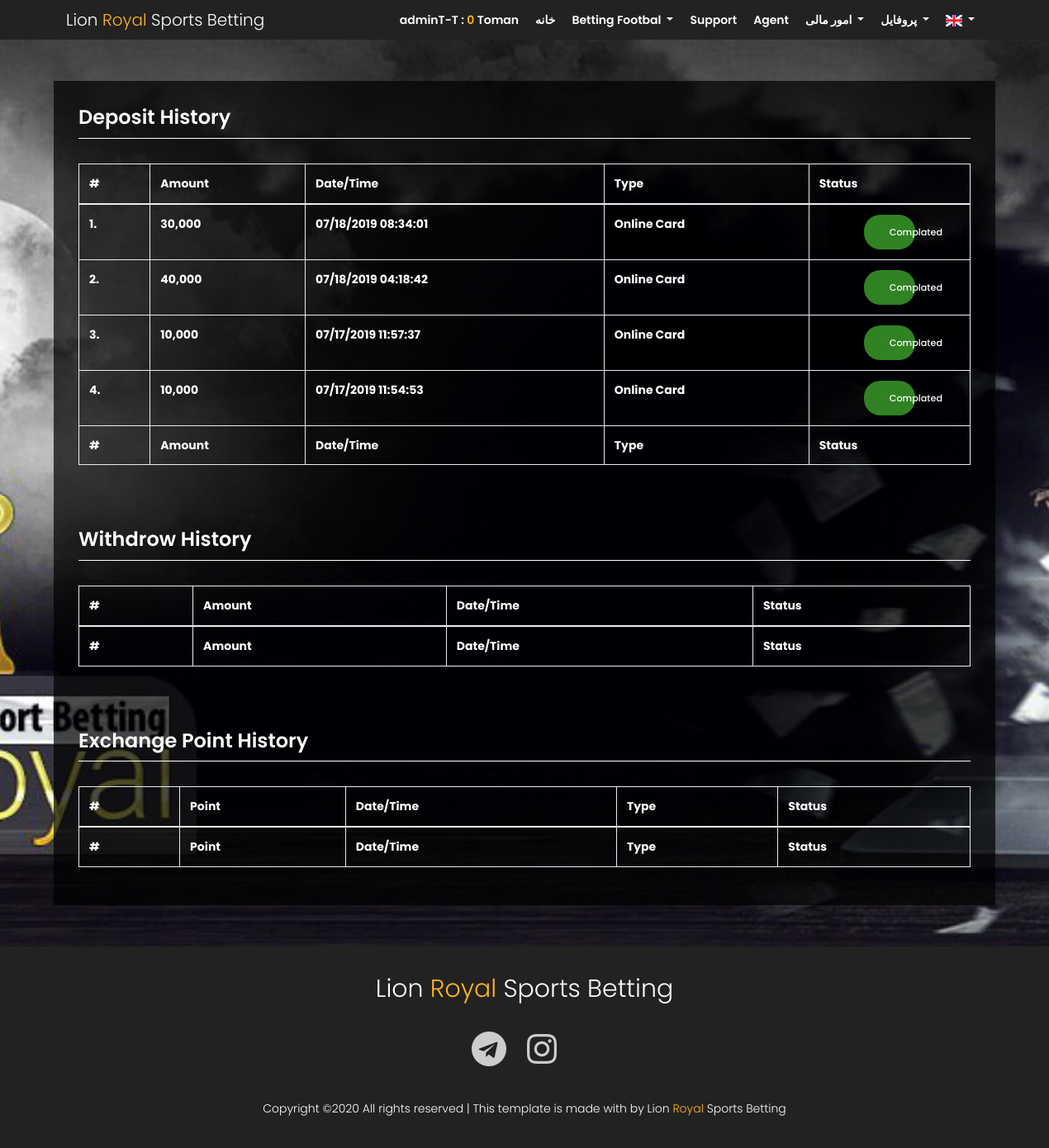
/site/transaction.php (signed in), run on the app's committed database.
### tables this page shows
CREATE TABLE `deposit_history` (
  `id` int(11) NOT NULL,
  `player` varchar(30) NOT NULL,
  `amount` varchar(20) NOT NULL,
  `deposit_type` varchar(20) NOT NULL,
  `date` date NOT NULL,
  `time` time NOT NULL,
  `tran_id` varchar(100) DEFAULT NULL,
  `currency` varchar(50) DEFAULT NULL,
  `status` varchar(1) NOT NULL
);

### site/_inc/db_class.php (called while the page is built, shortened)
<?php
class SimpleDBClass
{
  public $isConn;
  public function __construct( $db_conn = array('host' => 'localhost', 'user' => 'root','pass' => '','database' => 'test', ) )
  {
    $host = isset($db_conn['host']) ? $db_conn['host'] : 'localhost' ;
    $user = isset($db_conn['user']) ? $db_conn['user'] : 'root' ;
    $pass = isset($db_conn['pass']) ? $db_conn['pass'] : '' ;
    $database = isset($db_conn['database']) ? $db_conn['database'] : die('no database set') ;
    $connection = mysqli_connect($host, $user, $pass,$database);
    if($connection)
    {
      $this->isConn = $connection;
    }
  }
  function Select($SQLStatement)
  {
    $con =  $this->isConn;
    if ($con)
    {
      $q = $con->query($SQLStatement);
      $row = $q->num_rows;
      if($row <1)
      {
        $result = $row;
      }
      else if($row == 1)
      {
        $result = array($q->fetch_assoc());
      }
      else if( $row >1)
      {
        $d1 = array( $q->fetch_assoc());
        $d2= array();
        while ($row = $q->fetch_assoc())
        {
          $d2[] = $row;
        }
        $result = array_merge($d1 , $d2);
      }
      return $result;
      }
  }
}
?>

### site/function/app_top.php (called while the page is built, shortened)
<?php
    include_once('_inc/config.php');
    if(!isset($_SESSION['Player']) && !isset($_SESSION['Player_PW'])){
        header("Location:".SiteRootDir."main.php");
    }else{
        $configDT = $db->select("SELECT * FROM setting WHERE sid ='1' ORDER BY sid DESC");
    }
?>

### site/transaction.php (the view, shortened to what this page needs)
<?php
    include_once("function/app_top.php");
    $RecDataDeposit = $db->select("SELECT * FROM deposit_history WHERE player = '".$_SESSION['Player']."' ORDER BY id DESC");
?>
<!DOCTYPE html>
	<html lang="en" class="no-js">
    <?php include_once("header.php");?>
		<body>
			<section class="generic-banner relative">
                <?php include_once("topmenu.php");?>
			</section>
		<div class="main-wrapper ">
			<section class="feature-area section-gap " id="transation">
				<div class="container card-content">
					<div class="row">
                        <div class="col-12">
                            <h3 class="text-heading">Deposit History</h3>
                        </div>
						<div class="col-12 mb-60">
                        <table id="deposit" class="table table-striped table-bordered display responsive nowrap" style="width: 100%;">
                            <thead>
								<tr>
									<th>#</th>
                                    <th>Amount</th>
                                    <th>Date/Time</th>
                                    <th>Type</th>
                                    <th>Status</th>
                                </tr>
                            </thead>
                            <tbody>
                            <?php
                                foreach ($RecDataDeposit as $key => $value) {
                                ?>
                                <tr>
									<th><?php echo $key+1;?>.</th>
                                    <th><?php if($value['deposit_type'] == "E-Voucher"){echo number_format($value['amount'] * $configDT[0]['currency']);}else{echo number_format($value['amount']);}?></th>
                                    <th><?php echo date("m/d/Y", strtotime($value['date']));?> <?php echo $value['time'];?></th>
                                    <th><?php echo $value['deposit_type'];?></th>
                                    <th class="text-center"><?php if($value['status'] == 1){echo '<button class="genric-btn success circle" style="width: 60px;">Complated</button>';}else if($value['status'] == 2){echo '<button class="genric-btn danger circle" style="width: 60px;">Cancel</button>';}else{echo '<button class="genric-btn info circle" style="width: 60px;">Processing</button>';}?></th>
                                </tr>
                                <?php }?>
                            </tbody>
                            <tfoot>
                                <tr>
									<th>#</th>
                                    <th>Amount</th>
                                    <th>Date/Time</th>
                                    <th>Type</th>
                                    <th>Status</th>
                                </tr>
                            </tfoot>
                        </table>
                        </div>
                        <div class="col-12">
                            <h3 class="text-heading">Withdrow History</h3>
                        </div>
						<div class="col-12 mb-60">
                        <table id="withdrow" class="table table-striped table-bordered display responsive nowrap" style="width: 100%;">
                            <thead>
								<tr>
									<th>#</th>
                                    <th>Amount</th>
                                    <th>Date/Time</th>
                                    <th>Status</th>
                                </tr>
                            </thead>
                            <tfoot>
                                <tr>
                                    <th>#</th>
                                    <th>Amount</th>
                                    <th>Date/Time</th>
                                    <th>Status</th>
                                </tr>
                            </tfoot>
                        </table>
                        </div>
                        <div class="col-12">
                            <h3 class="text-heading">Exchange Point History</h3>
                        </div>
						<div class="col-12">
                        <table id="point" class="table table-striped table-bordered display responsive nowrap" style="width: 100%;">
                            <thead>
								<tr>
									<th>#</th>
                                    <th>Point</th>
                                    <th>Date/Time</th>
                                    <th>Type</th>
                                    <th>Status</th>
                                </tr>
                            </thead>
                            <tfoot>
                                <tr>
									<th>#</th>
                                    <th>Point</th>
                                    <th>Date/Time</th>
                                    <th>Type</th>
                                    <th>Status</th>
                                </tr>
                            </tfoot>
                        </table>
						</div>
					</div>
				</div>
			</section>
        </div>
        <?php include_once("footer.php");?>
	</body>
</html>

### site/css/main.css (style rules this page uses)
body { color: #777777; font-family: "Poppins", sans-serif; font-size: 14px; font-weight: 300; line-height: 1.625em; position: relative; }
h1, h2, h3, h4, h5, h6 { font-family: "Poppins", sans-serif; color: #222222; line-height: 1.2em !important; margin-bottom: 0; margin-top: 0; font-weight: 600; }
h3, .h3 { font-size: 24px; }
td, th { border-radius: 0px; }
.mb-60 { margin-bottom: 60px; }
.text-center { text-align: center; }
.relative { position: relative; }
.text-heading { margin-bottom: 30px; font-size: 24px; color: #FFFFFF; border-bottom: 1px solid; padding-bottom: 10px; }
h3 { font-size: 24px; }
h1, h2, h3, h4, h5, h6 { line-height: 1.5em; }
.genric-btn { display: inline-block; outline: none; line-height: 40px; padding: 0 30px; font-size: .8em; text-align: center; text-decoration: none; font-weight: 500; cursor: pointer; -webkit-transition: all 0.3s ease 0s; -moz-transition: all 0.3s ease 0s; -o-transition: all 0.3s ease 0s; transition: all 0.3s ease 0s; }
.genric-btn.circle { border-radius: 20px; }
.genric-btn.success { color: #fff; background: #308223; border: 1px solid transparent; }
.section-gap { padding: 50px 0; }
.p1-gradient-bg, .primary-btn, .primary-btn2:hover, .single-feature:hover, .video-area .overlay-bg, .single-footer-widget .click-btn, .generic-banner { background-image: -moz-linear-gradient(0deg, #222 0%, #222 100%); background-image: -webkit-linear-gradient(0deg, #222 0%, #222 100%); background-image: -ms-linear-gradient(0deg, #222 0%, #222 100%); transition: all 0.3s ease 0s; }
.generic-banner { text-align: center; }
.card-content { margin-top: auto; margin-bottom: auto; min-height: 550px; background-color: rgba(0, 0, 0, 0.70) !important; color: #FFFFFF; padding: 30px; }

### site/transaction.php (style rules this page uses)
html { background: url(img/bg/bg_lionroyalcasino.jpg) no-repeat center center fixed; -webkit-background-size: cover; -moz-background-size: cover; -o-background-size: cover; background-size: cover; }
body { background-color: transparent; }

### data on the page
deposit_history: amount "30,000", date "07/18/2019", time "08:34:01", deposit_type "Online Card", status "Complated"
deposit_history: amount "40,000", date "07/18/2019", time "04:18:42", deposit_type "Online Card", status "Complated"
deposit_history: amount "10,000", date "07/17/2019", time "11:57:37", deposit_type "Online Card", status "Complated"
deposit_history: amount "10,000", date "07/17/2019", time "11:54:53", deposit_type "Online Card", status "Complated"

### other printed values
TOP_LOGO_LION "Lion"
TOP_LOGO_ROYAL "Royal"
TOP_LOGO_CASINO "Sports Betting"
$_SESSION['Player'] "adminT-T"
$_SESSION['Player_Balance'] "0"
TOP_MENU_HOME "خانه"
TOP_MENU_PLAY_GAME "Betting Footbal"
TOP_MENU_TICKETS "Support"
TOP_MENU_INVITE "Agent"
TOP_MENU_PAYMENT "امور مالی"
TOP_MENU_PROFILE "پروفایل"
